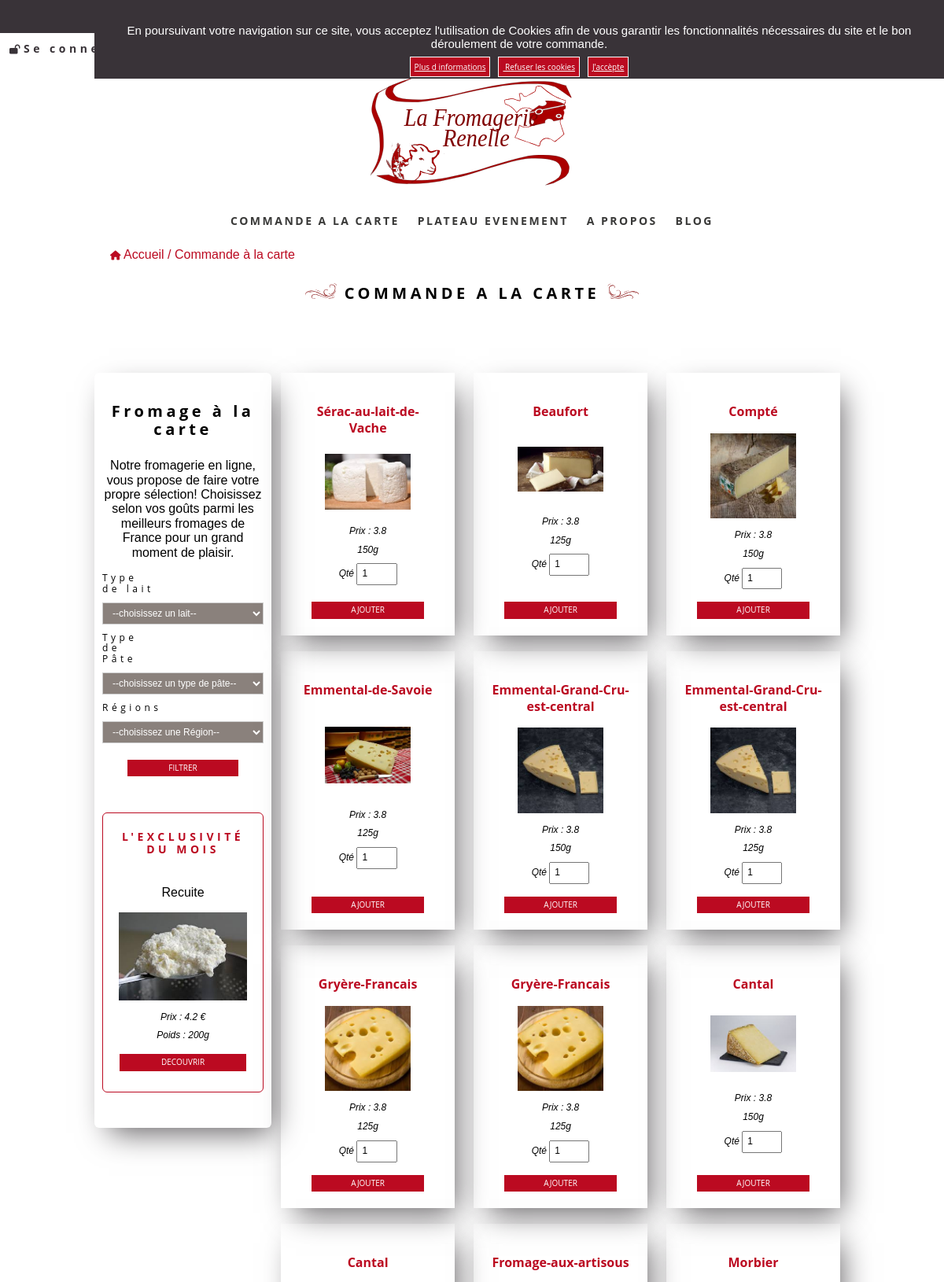
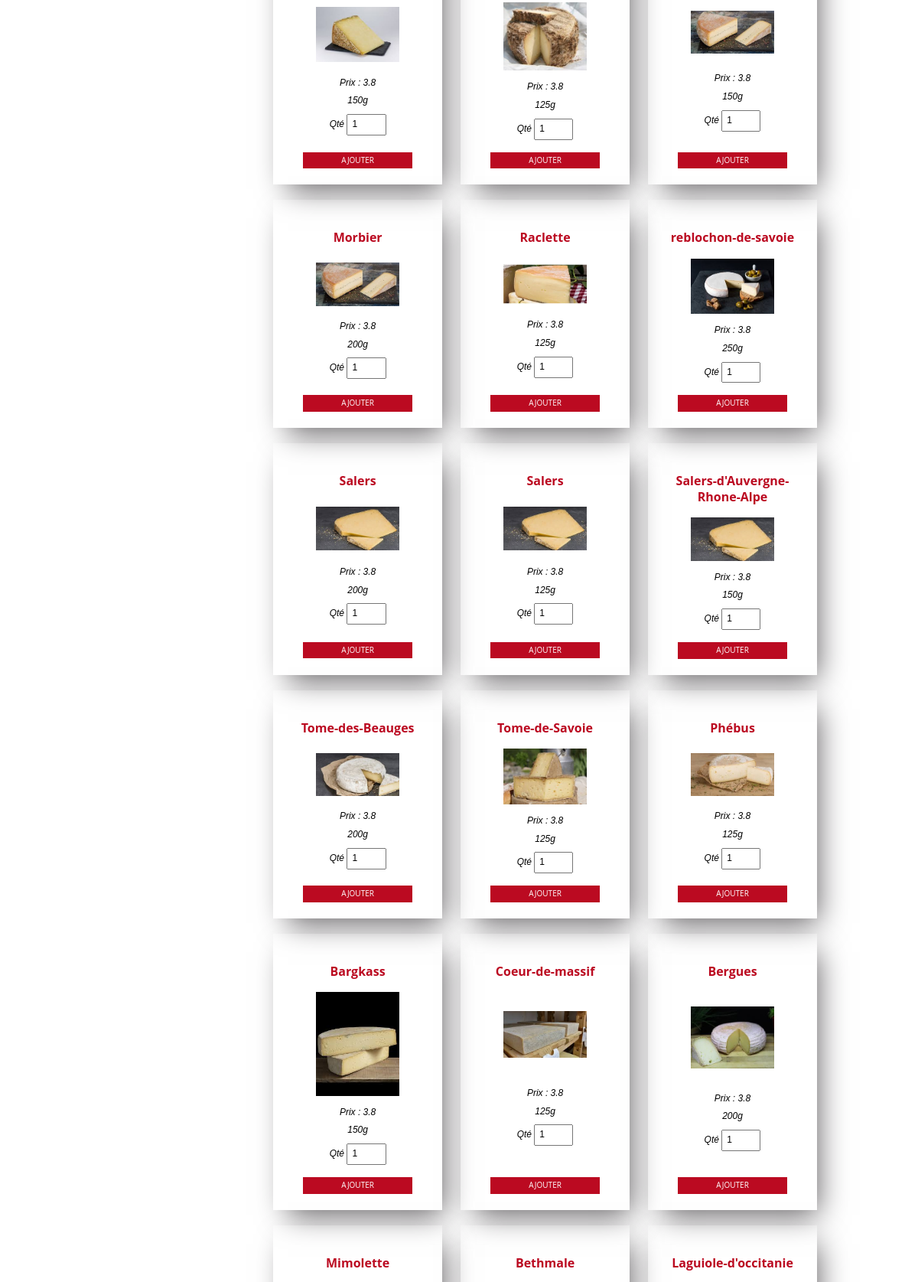
Screenshot of /index.php?controller=product&action=GetAllByMilk&id_milk=1 (upper part) with the database file from the repository (2 pictures, top to bottom).
### tables this page shows
CREATE TABLE `product` (
  `id` int(11) NOT NULL,
  `name` varchar(255) NOT NULL,
  `description` text NOT NULL,
  `picture` varchar(255) DEFAULT NULL,
  `id_milk` int(11) NOT NULL,
  `id_dough` int(11) NOT NULL,
  `id_shape` int(11) NOT NULL,
  `id_knife` int(11) NOT NULL,
  `id_region` int(11) NOT NULL,
  `id_wine1` int(11) DEFAULT NULL,
  `id_wine2` int(11) DEFAULT NULL,
  `quantityInStock` tinyint(4) NOT NULL,
  `weight` int(255) NOT NULL,
  `buyPrice` double NOT NULL,
  `salePrice` double NOT NULL,
  `exclusivity` int(11) NOT NULL,
  `conseil_degustation` text
);

CREATE TABLE `weights` (
  `id` int(11) NOT NULL,
  `name` varchar(255) NOT NULL
);

### utilities/Controller.php (called while the page is built, shortened)
<?php
abstract class Controller
{
    public function renderView(string $view, array $params = [])
    {
        include 'views/layout.phtml';
    }
}

### utilities/Autoload.php (called while the page is built, shortened)
<?php
spl_autoload_register(function ($class) {
    $sources  = [
        "controllers/$class.php",
        "controllers/admin/$class.php",
        "models/$class.php",
        "utilities/$class.php",
    ];
    foreach ($sources as $source) {
        if (file_exists($source)) {
            $test = true;
        }
    }
});

### models/Product.php (called while the page is built, shortened)
<?php
class Product
{
    public function GetAllByMilk(int $id)
    {
        $cnx = new Database();
        $db = $cnx->query('SELECT product.id,product.name,weights.name as weightName,product.description,product.picture,product.id_milk,product.id_dough,product.id_region,product.id_knife,product.id_shape,product.id_wine1,product.id_wine2,quantityInStock,salePrice,buyPrice,exclusivity,conseil_degustation
        FROM product
        INNER JOIN `weights` ON product.weight=weights.id
        WHERE quantityInStock > 0 AND id_milk=?
        ', [$id]);
        return $db;
    }
    public function GetExclusivite()
    {
        $cnx = new Database();
        $db = $cnx->queryOne('SELECT product.id,product.name,weights.name as weightName,product.description,product.picture,product.id_milk,product.id_dough,product.id_region,product.id_knife,product.id_shape,product.id_wine1,product.id_wine2,quantityInStock,salePrice,buyPrice,exclusivity,conseil_degustation
        FROM `product`
        INNER JOIN `weights` ON product.weight=weights.id
        WHERE exclusivity=1 AND quantityInStock > 0');
        return $db;
    }
}

### utilities/Database.php (called while the page is built, shortened)
<?php
class Database
{
    private $cnx;
    public function __construct()
    {
        try {
            $this->cnx = new PDO(
                "mysql:host=" . DATABASE['host'] . ";dbname=" . DATABASE['dbname'] . ";charset=utf8",
                DATABASE['user'],
                DATABASE['password']
            );
        } catch (PDOException $exception)
        {
            die($exception->getMessage());
        }
    }
    public function __destruct()
    {
        $this->cnx = null;
    }
    public function query(string $sql, array $criteria = array())
    {
        $query = $this->cnx->prepare($sql);
        $query->execute($criteria);
        return $query->fetchAll(PDO::FETCH_ASSOC);
    }
    public function queryOne(string $sql, array $criteria = array())
    {
        $query = $this->cnx->prepare($sql);
        $query->execute($criteria);
        return $query->fetch(PDO::FETCH_ASSOC);
    }
}

### views/select_product.phtml (the view, shortened to what this page needs)
<p class="lien"><a href="index.php?controller=home&action=index" title="retour à l'accueil"><i class="fa fa-home"></i> Accueil /</a> <a href="index.php?controller=product&action=index" title="page'daccueil des produits">Commande à la carte</a></p>
<h2 class="signe"><img src="assets/img/logo/signeG.svg" alt="signeG"><span> COMMANDE A LA CARTE <img src="assets/img/logo/signeD.svg" alt="signeD"></span></h2>
<div class=" comande-en-ligne">
  <?php include 'bar_select.phtml' ?>
  <div class="flex-r page-produit" id="sectionarticle">
    <?php foreach ($products as $product) : ?>
      <section class="produit_Article accueil-commande" data-type="<?= htmlspecialchars($product['id_milk']) ?>">
        <form method="post" class="basket show">
          <h3><a href="index.php?controller=product&action=show&id=<?= intval($product['id']); ?>">
              <?= htmlspecialchars($product['name']); ?></a></h3>
          <img class="" src="assets/img/produit/<?= htmlspecialchars($product['picture']); ?>" alt="<?= htmlspecialchars($product['picture']); ?>">
          <div class="prix">
            <ul>
              <li><i class="salePrice"> Prix : <?= htmlspecialchars($product['salePrice']); ?></i></li>
              <li><i> <?= $product['weightName']; ?> </i></li>
              <li>
                <i> Qté </i>
                <input name="quantite" class="quantite" type="number" min="1" max="<?= htmlspecialchars($product['quantityInStock']) ?>" value="1" required>
              </li>
            </ul>
          </div>
          <button class="btn button_ajout" type="submit">AJOUTER</button>
        </form>
      </section>
    <?php endforeach; ?>
  </div>
</div>

### views/bar_select.phtml (shortened to what this page needs)
<aside class="bar-select generic">
  <h2>Fromage à la carte</h2>
  <p>Notre fromagerie en ligne, vous propose de faire votre propre sélection! Choisissez selon vos goûts parmi les meilleurs fromages de France pour un grand moment de plaisir.</p>
  <form method="POST" action="index.php?controller=product&action=select" class="select">
    <div class="flex-c">
      <label for="milk-select">Type de lait</label>
      <select name="milk" id="milk-select" class="select-style">
        <option value="">--choisissez un lait--</option>
      </select>
    </div>
    <div class="flex-c">
      <label for="dough-select">Type de Pâte</label>
      <select name="dough" id="dough-select" class="select-style">
        <option value="">--choisissez un type de pâte--</option>
      </select>
    </div>
    <div class="flex-c">
      <label for="region-select">Régions</label>
      <select name="region" id="region-select" class="select-style">
        <option value="">--choisissez une Région--</option>
      </select>
      <button type="submit" class="btn">FILTRER</button>
    </div>
  </form>
  <div class="flex-cc exclusivite">
    <h2>L'Exclusivité du mois</h2>
    <p><?= htmlspecialchars($esclusivite['name']); ?></p>
    <img class="img-home" src="assets/img/produit/<?= htmlspecialchars($esclusivite['picture']); ?>" alt="<?= htmlspecialchars($esclusivite['picture']); ?>">
    <div class="prix">
      <ul>
        <li><i> Prix : <?= htmlspecialchars($esclusivite['salePrice']); ?> € </i></li>
        <li><i> Poids : <?= htmlspecialchars($esclusivite['weightName']); ?></i></li>
      </ul>
    </div>
    <a class="btn" href="index.php?controleur=product&action=show&id=<?= intval($esclusivite['id']); ?>" title="decouverte du produit esclusivite">DECOUVRIR</a>
  </div>
</aside>

### assets/css/style.css (style rules this page uses)
* { box-sizing: border-box; outline: none; }
html { font-size: 62.5%; margin: 0 auto; }
li { list-style-type: none; }
a { text-decoration: none; color:white; }
p { font-size: 1.4rem; text-align: center; }
h2,h3 { font-family: "Open sans"; font-size: 1.2rem; text-align: center; }
h2 { letter-spacing: 0.25rem; padding: 1rem; }
:root { --color-back-btn:#BB0A21; --color-text-btn:#BB0A21; --color-border:#BB0A21; }
h2 img, h3 img { width: 2.2rem; }
.lien { display: none; }
.prix { text-align: center; }
i { font-size: 1.2rem; }
.prix ul { padding-left: 0rem; }
.prix li { padding: 0.5rem; }
input[type="number"] { padding: 0.5rem; font-size: 1.2rem; width: 30%; }
.flex-r { display: flex; flex-direction: row; }
.flex-c { display: flex; flex-direction: column; }
.flex-cc { display: flex; flex-direction: column; align-items: center; }
.btn { border: 0.1rem white solid; background-color: var( --color-back-btn); padding: 0.5rem; font-family: "Open sans"; font-size: 1rem; color: white; }
label { display: block; float: left; width: 35%; font-size: 1.2rem; }
.basket { padding: 2rem; }
.presentation-img h3,.produitArticle h2,.exclusivite h2 { color: var( --color-text-btn); font-size: 1rem; text-transform: uppercase; -webkit-animation: Clignotant 3s infinite; animation: Clignotant 3s infinite; }
.img-home { width: 80%; }
.bar-select { width: 100%; box-shadow: 1rem 1.5rem 3.7rem -0.9rem rgba(97, 94, 97, 1); }
.select button { width: 70%; margin: 1rem auto; }
.select-style { padding: 0.5rem 0.8rem; margin: 1rem 0; font-size: 1.2rem; border: 0.1rem solid #ccc; box-shadow: none; background-color: #8a817c; color: white; cursor: pointer; }
.generic { border-radius: 0.6rem; padding: 1rem; }
.exclusivite { margin: 3.5rem auto; padding-bottom: 2.5rem; text-align: center; border-radius: 0.6rem; border: 0.1rem solid #bb0a21; width: 80%; }
.exclusivite, .exclusivite a { width: 80%; }
.exclusivite a { margin: 0 auto; }
.comande-en-ligne { margin-bottom: 20rem; margin-top: 8rem; }
.comande-en-ligne label { font-size: 1.2rem; font-family: "Open sans"; letter-spacing: 0.45rem; }
.accueil-commande { width: 80%; margin: 0 auto; box-shadow: 1rem 1.5rem 3.7rem -0.9rem rgba(97, 94, 97, 1); }
.show { display: flex; flex-direction: column; width: 100%; height: 100%; justify-content: space-between; }
.show img { width: 60%; margin: 0 auto; }
.show button { width: 70%; margin: 0 auto; }
.accueil-commande h3 a, .accueilPlateau h3 a { color: var( --color-text-btn); }
.page-produit { width: 100%; height: 30%; flex-wrap: wrap; }
html { height: 100%; }
@media only screen and (min-width: 768px) { h2 { font-size: 1.6rem; letter-spacing: 0.45rem; } }
@media only screen and (min-width: 768px) { h2 img { width: 4rem; } }
@media only screen and (min-width: 768px) { .lien { display: block; text-align: left; } }
@media only screen and (min-width: 768px) { .lien a { color: var( --color-text-btn); } }
@media only screen and (min-width: 768px) { .bar-select { width: 30%; height: 50%; box-shadow: 1rem 1.5rem 3.7rem -0.9rem rgba(97, 94, 97, 1); } }
@media only screen and (min-width: 768px) { .exclusivite { width: 100%; } }
@media only screen and (min-width: 768px) { .produit_Article { width: 45%; margin-bottom:2rem; } }
@media only screen and (min-width: 768px) { .comande-en-ligne { display: flex; flex-direction: row; } }
@media only screen and (min-width: 768px) { .page-produit { justify-content: space-between; } }
@media only screen and (min-width: 768px) { .show button { width: 80%; margin: 0 auto; } }
@media screen and (min-width: 960px) { a { font-size: 1.6rem; } }
@media screen and (min-width: 960px) { h2 { font-size: 2rem; letter-spacing: 0.45rem; } }
@media screen and (min-width: 960px) { h2 img { width: 4rem; } }
@media screen and (min-width: 960px) { p { font-size: 1.6rem; } }
@media screen and (min-width: 960px) { h3 { font-size: 1.8rem; } }
@media screen and (min-width: 960px) { .lien { padding-left: 2rem; } }
@media screen and (min-width: 960px) { .accueil-commande img { width: 60%; } }
@media screen and (min-width: 960px) { .produitArticle h2,.exclusivite h2 { font-size: 1.4rem; } }
@media screen and (min-width: 960px) { .produit_Article ,.blog_article { width: 30%; } }

### rows the page displays
product: name "Recuite", picture (picture), salePrice "4.2", weight.name "200g"
product: name "Sérac-au-lait-de- Vache", picture (picture), salePrice "3.8", weight.name "150g"
product: name "Beaufort", picture (picture), salePrice "3.8", weight.name "125g"
product: name "Compté", picture (picture), salePrice "3.8", weight.name "150g"
product: name "Emmental-de-Savoie", picture (picture), salePrice "3.8", weight.name "125g"
product: name "Emmental-Grand-Cru-est-central", picture (picture), salePrice "3.8", weight.name "150g"
product: name "Emmental-Grand-Cru-est-central", picture (picture), salePrice "3.8", weight.name "125g"
product: name "Gryère-Francais", picture (picture), salePrice "3.8", weight.name "125g"
product: name "Gryère-Francais", picture (picture), salePrice "3.8", weight.name "125g"
product: name "Cantal", picture (picture), salePrice "3.8", weight.name "150g"
product: name "Cantal", picture (picture), salePrice "3.8", weight.name "150g"
product: name "Fromage-aux-artisous", picture (picture), salePrice "3.8", weight.name "125g"
product: name "Morbier", picture (picture), salePrice "3.8", weight.name "150g"
product: name "Morbier", picture (picture), salePrice "3.8", weight.name "200g"
product: name "Raclette", picture (picture), salePrice "3.8", weight.name "125g"
product: name "reblochon-de-savoie", picture (picture), salePrice "3.8", weight.name "250g"
product: name "Salers", picture (picture), salePrice "3.8", weight.name "200g"
product: name "Salers", picture (picture), salePrice "3.8", weight.name "125g"
product: name "Salers-d'Auvergne-Rhone-Alpe", picture (picture), salePrice "3.8", weight.name "150g"
product: name "Tome-des-Beauges", picture (picture), salePrice "3.8", weight.name "200g"
product: name "Tome-de-Savoie", picture (picture), salePrice "3.8", weight.name "125g"
product: name "Phébus", picture (picture), salePrice "3.8", weight.name "125g"
product: name "Bargkass", picture (picture), salePrice "3.8", weight.name "150g"
product: name "Coeur-de-massif", picture (picture), salePrice "3.8", weight.name "125g"
product: name "Bergues", picture (picture), salePrice "3.8", weight.name "200g"
product: name "Mimolette"
product: name "Bethmale"
product: name "Laguiole-d'occitanie"
